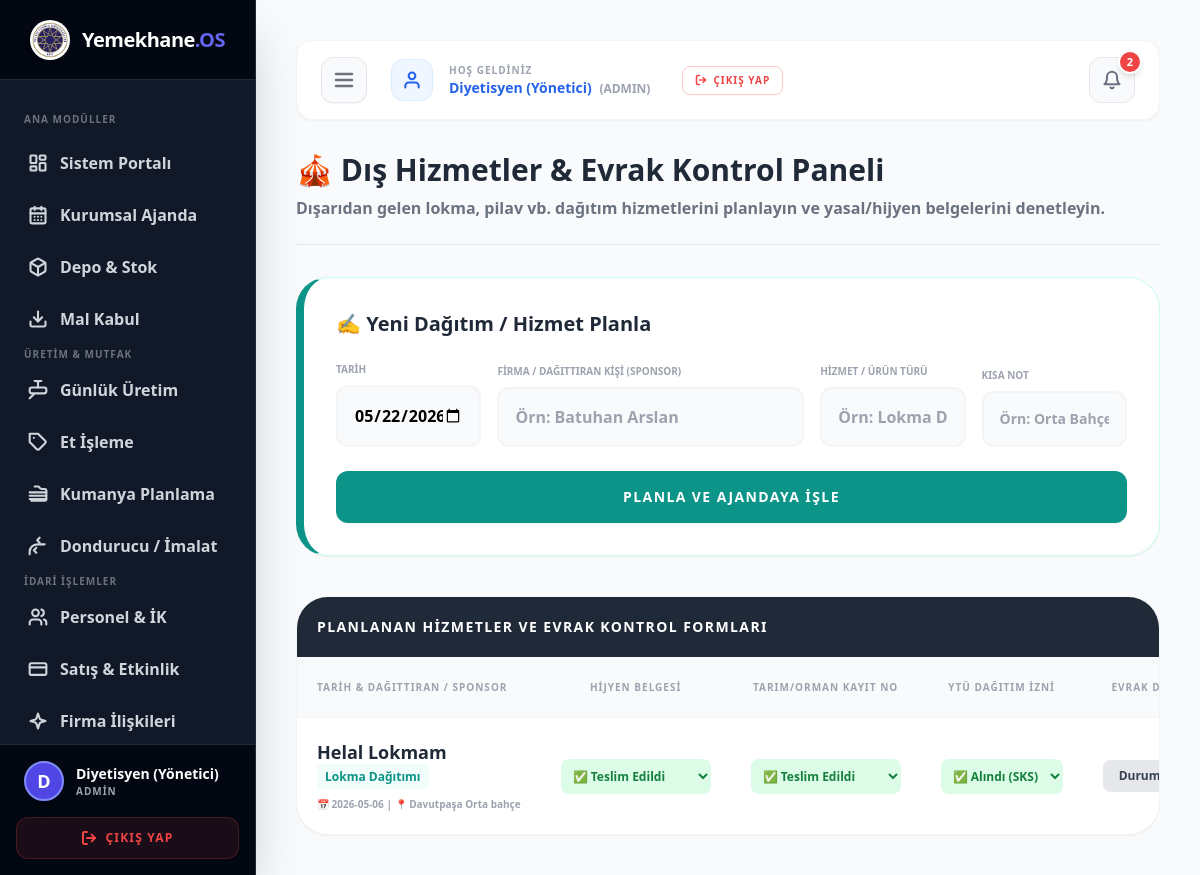
Screenshot of /dis-hizmetler (signed in) with the database file from the repository.
### tables this page shows
CREATE TABLE dis_hizmetler (id INTEGER PRIMARY KEY AUTOINCREMENT, tarih DATE, firma_adi TEXT, hizmet_turu TEXT, hijyen_belgesi TEXT DEFAULT 'Bekliyor', tarim_belgesi TEXT DEFAULT 'Bekliyor', ytu_izni TEXT DEFAULT 'Bekliyor', notlar TEXT);

### app.py (the view, shortened to what this page needs)
@app.route('/dis-hizmetler', methods=['GET', 'POST'])
@login_required
@admin_required
def dis_hizmetler():
    conn = get_db_connection()
    bugun = date.today().strftime('%Y-%m-%d')
    hizmetler = conn.execute("SELECT * FROM dis_hizmetler ORDER BY tarih DESC").fetchall(); conn.close()
    return render_template('dis_hizmetler.html', hizmetler=hizmetler, bugun=bugun)

### app.py (called while the page is built)
def login_required(f):
    @wraps(f)
    def decorated_function(*args, **kwargs):
        if 'kullanici_id' not in session: return redirect(url_for('login'))
        return f(*args, **kwargs)
    return decorated_function

def admin_required(f):
    @wraps(f)
    def decorated_function(*args, **kwargs):
        if session.get('rol') != 'admin':
            flash("⚠️ Bu sayfaya erişim yetkiniz yok!", "error")
            return redirect(url_for('depo'))
        return f(*args, **kwargs)
    return decorated_function

def get_next_workday(date_str):
    d = datetime.strptime(date_str, '%Y-%m-%d')
    while d.weekday() >= 5: d += timedelta(days=1)
    return d.strftime('%Y-%m-%d')

def get_db_connection():
    BASE_DIR = os.path.dirname(os.path.abspath(__file__))
    db_path = os.path.join(BASE_DIR, 'yemekhane.db')
    conn = sqlite3.connect(db_path)
    conn.row_factory = sqlite3.Row
    return conn

### templates/dis_hizmetler.html (shortened to what this page needs)
<!DOCTYPE html>
<html lang="tr">
<head>
    <script src="https://cdn.tailwindcss.com"></script>
</head>
<body class="bg-gray-50 flex min-h-screen font-sans">
    {% include 'sidebar.html' %}
    <div class="ml-64 flex-1 p-10 min-w-0">
        {% include 'topbar.html' %}
        <div class="mb-8 border-b border-gray-200 pb-6">
            <h1 class="text-3xl font-black text-gray-800">🎪 Dış Hizmetler & Evrak Kontrol Paneli</h1>
            <p class="text-gray-500 font-bold mt-2">Dışarıdan gelen lokma, pilav vb. dağıtım hizmetlerini planlayın ve yasal/hijyen belgelerini denetleyin.</p>
        </div>
        <div class="bg-white p-8 rounded-[2rem] shadow-sm border border-teal-100 border-l-8 border-l-teal-600 mb-10">
            <h3 class="text-xl font-black text-gray-800 mb-6 flex items-center gap-2">✍️ Yeni Dağıtım / Hizmet Planla</h3>
            <form action="/dis-hizmetler" method="POST" class="grid grid-cols-1 md:grid-cols-5 gap-4 items-end">
                <div>
                    <label class="block text-[10px] font-bold text-gray-400 uppercase mb-2">Tarih</label>
                    <input type="date" name="tarih" value="{{ bugun }}" required class="w-full border-2 border-gray-100 p-4 rounded-xl font-bold outline-none focus:border-teal-500 bg-gray-50">
                </div>
                <div class="col-span-2">
                    <label class="block text-[10px] font-bold text-gray-400 uppercase mb-2">Firma / Dağıttıran Kişi (Sponsor)</label>
                    <input type="text" name="firma_adi" placeholder="Örn: Batuhan Arslan" required class="w-full border-2 border-gray-100 p-4 rounded-xl font-bold outline-none focus:border-teal-500 bg-gray-50 text-teal-800">
                </div>
                <div>
                    <label class="block text-[10px] font-bold text-gray-400 uppercase mb-2">Hizmet / Ürün Türü</label>
                    <input type="text" name="hizmet_turu" placeholder="Örn: Lokma Dağıtımı" required class="w-full border-2 border-gray-100 p-4 rounded-xl font-bold outline-none focus:border-teal-500 bg-gray-50">
                </div>
                <div>
                    <label class="block text-[10px] font-bold text-gray-400 uppercase mb-2">Kısa Not</label>
                    <input type="text" name="notlar" placeholder="Örn: Orta Bahçe Önü" class="w-full border-2 border-gray-100 p-4 rounded-xl font-bold outline-none focus:border-teal-500 bg-gray-50 text-sm">
                </div>
                <div class="col-span-1 md:col-span-5 mt-2">
                    <button type="submit" class="w-full bg-teal-600 text-white font-black py-4 rounded-xl hover:bg-teal-700 transition shadow-sm text-sm uppercase tracking-widest">Planla ve Ajandaya İşle</button>
                </div>
            </form>
        </div>
        <div class="bg-white rounded-[2rem] shadow-sm border border-gray-100 overflow-hidden">
            <div class="bg-gray-800 p-5"><h3 class="text-white font-black text-sm uppercase tracking-widest">Planlanan Hizmetler ve Evrak Kontrol Formları</h3></div>
            <div class="p-0 overflow-x-auto w-full">
                <table class="w-full text-left text-sm whitespace-nowrap min-w-[800px]">
                    <thead class="text-gray-400 bg-gray-50 border-b border-gray-100 uppercase text-[10px] tracking-widest">
                        <tr><th class="p-5">Tarih & Dağıttıran / Sponsor</th><th class="p-5 text-center">Hijyen Belgesi</th><th class="p-5 text-center">Tarım/Orman Kayıt No</th><th class="p-5 text-center">YTÜ Dağıtım İzni</th><th class="p-5 text-center">Evrak Durumu İşle</th><th class="p-5 text-right">Aksiyon</th></tr>
                    </thead>
                    <tbody class="divide-y divide-gray-50">
                        {% for h in hizmetler %}
                        <tr class="hover:bg-teal-50/30">
                            <td class="p-5">
                                <span class="font-black text-gray-800 block text-lg">{{ h.firma_adi }}</span>
                                <span class="text-xs font-bold text-teal-600 bg-teal-50 px-2 py-1 rounded">{{ h.hizmet_turu }}</span>
                                <span class="text-[10px] font-bold text-gray-400 block mt-2">📅 {{ h.tarih }} | 📍 {{ h.notlar }}</span>
                            </td>
                            <form action="/dis-hizmetler" method="POST" class="m-0">
                                <td class="p-5 text-center"><select name="hijyen_belgesi" class="p-2 rounded-lg font-bold text-xs outline-none {% if h.hijyen_belgesi == 'Var' %}bg-green-100 text-green-700{% elif h.hijyen_belgesi == 'Eksik' %}bg-red-100 text-red-700{% else %}bg-orange-100 text-orange-700{% endif %}"><option value="Var" {% if h.hijyen_belgesi == 'Var' %}selected{% endif %}>✅ Teslim Edildi</option></select></td>
                                <td class="p-5 text-center"><select name="tarim_belgesi" class="p-2 rounded-lg font-bold text-xs outline-none {% if h.tarim_belgesi == 'Var' %}bg-green-100 text-green-700{% elif h.tarim_belgesi == 'Eksik' %}bg-red-100 text-red-700{% else %}bg-orange-100 text-orange-700{% endif %}"><option value="Var" {% if h.tarim_belgesi == 'Var' %}selected{% endif %}>✅ Teslim Edildi</option></select></td>
                                <td class="p-5 text-center"><select name="ytu_izni" class="p-2 rounded-lg font-bold text-xs outline-none {% if h.ytu_izni == 'Var' %}bg-green-100 text-green-700{% elif h.ytu_izni == 'Eksik' %}bg-red-100 text-red-700{% else %}bg-orange-100 text-orange-700{% endif %}"><option value="Var" {% if h.ytu_izni == 'Var' %}selected{% endif %}>✅ Alındı (SKS)</option></select></td>
                                <td class="p-5 text-center"><button type="submit" class="bg-gray-200 hover:bg-teal-600 hover:text-white text-gray-700 font-bold px-4 py-2 rounded-lg text-xs transition">Durumları Kaydet</button></td>
                            </form>
                        </tr>
                        {% else %}
                        <tr><td colspan="6" class="p-10 text-center font-bold text-gray-400">Planlanan bir dış hizmet bulunmuyor.</td></tr>
                        {% endfor %}
                    </tbody>
                </table>
            </div>
        </div>
    </div>
</body>
</html>

### rows the page displays
dis_hizmetler: firma_adi "Helal Lokmam", hizmet_turu "Lokma Dağıtımı", tarih "2026-05-06", notlar "Davutpaşa Orta bahçe", hijyen_belgesi "✅ Teslim Edildi", tarim_belgesi "✅ Teslim Edildi", ytu_izni "✅ Alındı (SKS)"

### other values shown
{{ session.isim[:1] }} "D"
{{ session.isim }} "Diyetisyen (Yönetici)"
{{ session.rol }} "ADMIN"
{{ session.rol|upper }} "ADMIN"
